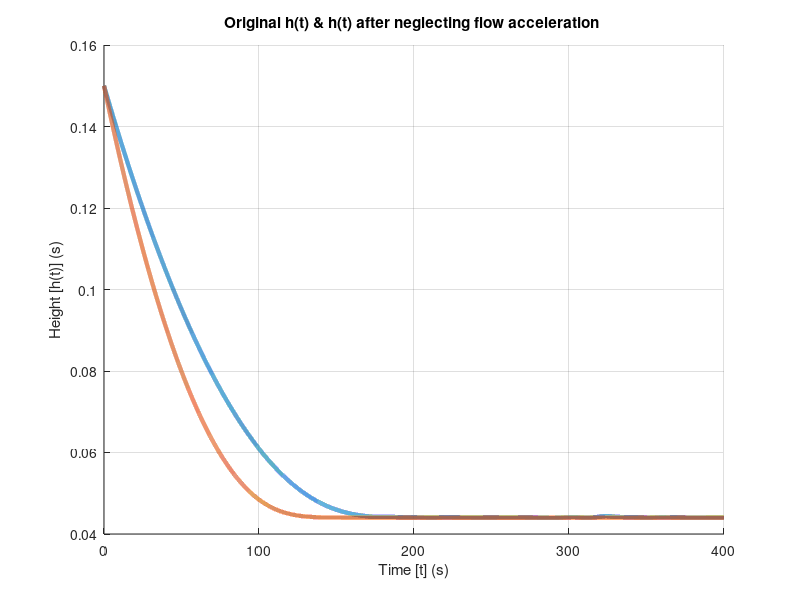
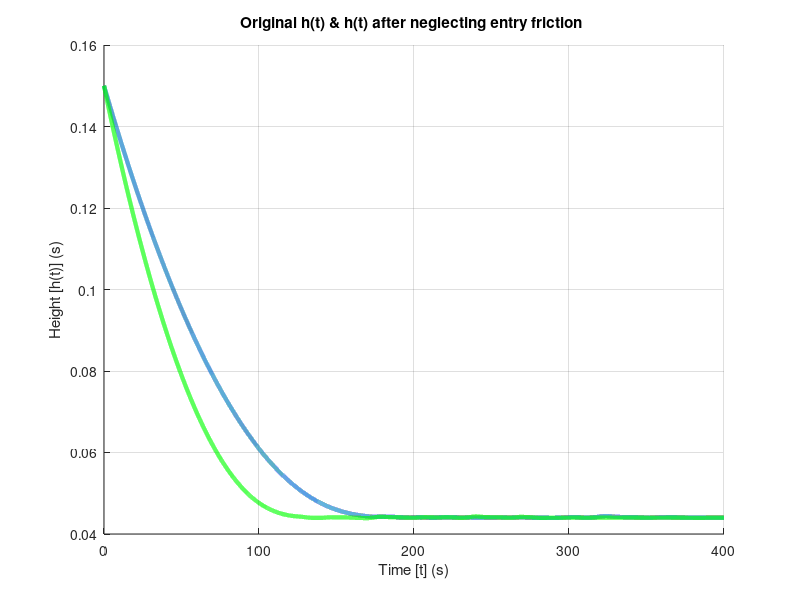

Write the MATLAB code that produced these figures, in order.
function [t, h] = call_dstate()
 
    time = (0:0.01:400)
    tspan = [time]; % time interval from 0 to 15 seconds
    h0 = 0.15; % initial condition
    
    % dstate evaluates the R.H.S of the ODE in the format (dh/dt)= R.H.S
    [t, h] = ode45(@dstate,tspan,h0); % @dstate is referring to the function dstate (is a function handle)
    [t2, h2] = ode45(@dstate2,tspan,h0); 
    [t3, h3] = ode45(@dstate3,tspan,h0); 
    disp([t, h])
    disp([t2,h2])
    disp([t3,h3])
    close all;
   
    figure(10)
    hold on;
    grid on;
    plot(t,h,'LineWidth',3);
    plot(t,h2,'LineWidth',3);
    xlabel('Time [t] (s)');
    ylabel('Height [h(t)] (s)');
    title('Original h(t) & h(t) after neglecting flow acceleration ');
    
    figure(11)
    hold on;
    grid on;
    plot(t,h,'LineWidth',3);
    plot(t,h3,'-g','LineWidth',3);
    xlabel('Time [t] (s)');
    ylabel('Height [h(t)] (s)');
    title('Original h(t) & h(t) after neglecting entry friction ');
    
        function dhdt = dstate(t,h)
            
            % Parameters
            lpip = (0.01:0.024:0.25)'
            g = 9.8; % [m/s^2]
            h0 = 0.15; % initial height in [m]
            H3 = 0.044; % height from the bottom of the bottle, where the tube in located in [m]
            K1 = 164;
            u = 1.003 * 10 ^ (-3); % viscosity in [N-s/m^2]
            p = 998; % density in [kg/m^3] at room temp
            K2 = 1; % for a re-entrant tube
            e = 0.0000015; % roughness factor for plastic from table 6.1 in [m]
            D = 0.109;
 
            % Variables
            L = 0.04; % varies between 0.01 and 0.25 [m]
            d = 0.004; % varies between 0.004 and 0.01 [m]; does not have to vary, but it is good to show the involvement of this variable with laminar vs turbulent
 
            % ODE
            A = ((D^2)/(p*d^4))*(K1*u*d + 64*u*L);
            B = (D^4/((p^2)*(d^8)))*((K1*u*d + 64*u*L)^2);
            C = 8*(D^4)*((K2 + 1)/(d^4))*g*(H3 - h);
            G = (2*(K2+1)*(D^4/d^4));
            
            dhdt = (A - sqrt(B - C))/G;
        end
    
        function dhdt2 = dstate2(t,h)
            
            % Parameters
            lpip = (0.01:0.024:0.25)'
            g = 9.8; % [m/s^2]
            h0 = 0.15; % initial height in [m]
            H3 = 0.044; % height from the bottom of the bottle, where the tube in located in [m]
            K1 = 164;
            u = 1.003 * 10 ^ (-3); % viscosity in [N-s/m^2]
            p = 998; % density in [kg/m^3] at room temp
            K2 = 1; % for a re-entrant tube
            e = 0.0000015; % roughness factor for plastic from table 6.1 in [m]
            D = 0.109;
 
            % Variables
            L = 0.04; % varies between 0.01 and 0.25 [m]
            d = 0.004; % varies between 0.004 and 0.01 [m]; does not have to vary, but it is good to show the involvement of this variable with laminar vs turbulent
            
            % Ignnoring the Flow acceleration term in Bernoullis equation
            A2 = ((D^2)/(p*d^4))*(K1*u*d + 64*u*L);
            B2 = (D^4/((p^2)*(d^8)))*((K1*u*d + 64*u*L)^2);
            C2 = 8*(D^4)*((K2)/(d^4))*g*(H3 - h);
            G2 = (2*(K2)*(D^4/d^4));
 
            dhdt2 = (A2 - sqrt(B2 - C2))/G2;
        end
        function dhdt3 = dstate3(t,h)
            
            % Parameters
            lpip = (0.01:0.024:0.25)'
            g = 9.8; % [m/s^2]
            h0 = 0.15; % initial height in [m]
            H3 = 0.044; % height from the bottom of the bottle, where the tube in located in [m]
            K1 = 164;
            u = 1.003 * 10 ^ (-3); % viscosity in [N-s/m^2]
            p = 998; % density in [kg/m^3] at room temp
            K2 = 1; % for a re-entrant tube
            e = 0.0000015; % roughness factor for plastic from table 6.1 in [m]
            D = 0.109;
 
            % Variables
            L = 0.04; % varies between 0.01 and 0.25 [m]
            d = 0.004; % varies between 0.004 and 0.01 [m]; does not have to vary, but it is good to show the involvement of this variable with laminar vs turbulent
            
           % Ignnoring the Entry Friction term in Bernoullis equation
            K1 = 0;
            K2 = 0;
            A3 = ((D^2)/(p*d^4))*(K1*u*d + 64*u*L);
            B3 = (D^4/((p^2)*(d^8)))*((K1*u*d + 64*u*L)^2);
            C3 = 8*(D^4)*((K2 + 1)/(d^4))*g*(H3 - h);
            G3 = (2*(K2+1)*(D^4/d^4));
 
            dhdt3 = (A3 - sqrt(B3 - C3))/G3;
        end
end


